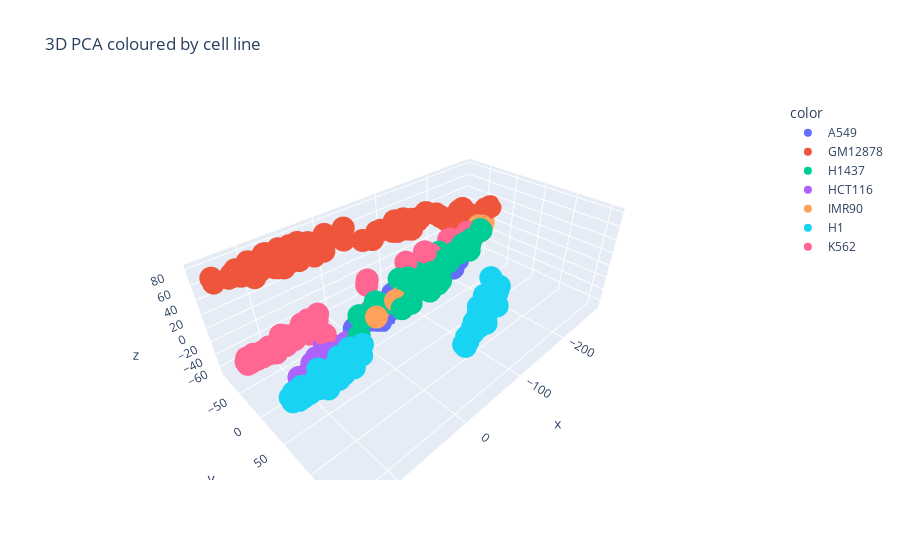

Write notebook code for a chart like this one.
### Markdown cell above
fancier representation with 3D scatterplot

### Code cell
import plotly.express as px
px.scatter_3d(x=X_rpkm_pca[:,0] , y=X_rpkm_pca[:,1], z =X_rpkm_pca[:,2] , color = parts['cell_line'], title = "3D PCA coloured by cell line")
